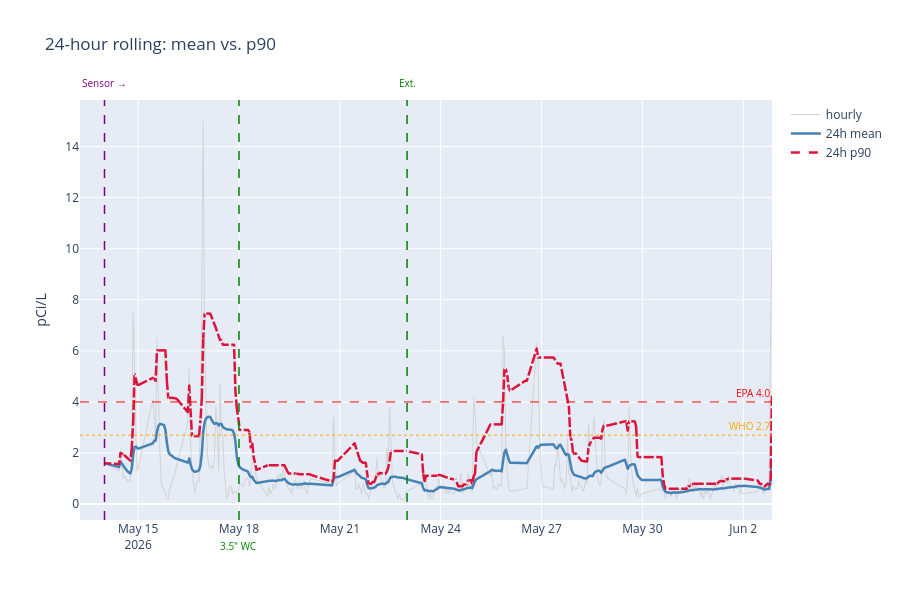

Notebook code for this chart:
### Markdown cell above
## 24-hour rolling: mean vs. p90

The 24-hour rolling mean (blue) shows the typical level over the prior day. The 24-hour rolling 90th percentile (red, dashed) shows what level the worst 10% of hours in that window hit. The gap between them is informative: a low rolling mean alongside a high rolling p90 indicates the system is "mostly working but occasionally failing" — a failure mode that a mean-only chart hides.

Hourly readings are shown in light gray for context. The 7-day window is omitted here because the post-move dataset spans less than 3 weeks; daily-level smoothing is already covered in the daily-distribution chart above.

### Code cell
window_24h = df_post['radon'].rolling('24h')

ma = pd.DataFrame({
    'hourly':  df_post['radon'],
    '24h mean': window_24h.mean(),
    '24h p90':  window_24h.quantile(0.9),
})

fig = px.line(ma, title='24-hour rolling: mean vs. p90',
              labels={'value': 'pCi/L', 'ts': '', 'variable': ''})
fig.update_traces(selector=dict(name='hourly'),   line=dict(color='lightgray', width=1))
fig.update_traces(selector=dict(name='24h mean'), line=dict(color='steelblue', width=2.5))
fig.update_traces(selector=dict(name='24h p90'),  line=dict(color='crimson', width=2.5, dash='dash'))
annotate(fig, events=EVENTS_POST)
fig.show()

### Figure 1 — Plotly figure (JSON) as saved in the notebook; plotly's stock layout.template omitted (floating-point values rounded to 4 significant figures; data arrays with more than 128 entries replaced by an {"elided": "..."} marker saying what was removed)
{"data": [{"hovertemplate": "=%{x}<br>pCi/L=%{y}<extra></extra>", "legendgroup": "hourly", "line": {"color": "lightgray", "dash": "solid", "width": 1}, "marker": {"symbol": "circle"}, "mode": "lines", "name": "hourly", "showlegend": true, "type": "scattergl", "x": {"elided": "346 str values"}, "xaxis": "x", "y": {"elided": "346 float values"}, "yaxis": "y"}, {"hovertemplate": "=%{x}<br>pCi/L=%{y}<extra></extra>", "legendgroup": "24h mean", "line": {"color": "steelblue", "dash": "solid", "width": 2.5}, "marker": {"symbol": "circle"}, "mode": "lines", "name": "24h mean", "showlegend": true, "type": "scattergl", "x": {"elided": "346 str values"}, "xaxis": "x", "y": {"elided": "346 float values"}, "yaxis": "y"}, {"hovertemplate": "=%{x}<br>pCi/L=%{y}<extra></extra>", "legendgroup": "24h p90", "line": {"color": "crimson", "dash": "dash", "width": 2.5}, "marker": {"symbol": "circle"}, "mode": "lines", "name": "24h p90", "showlegend": true, "type": "scattergl", "x": {"elided": "346 str values"}, "xaxis": "x", "y": {"elided": "346 float values"}, "yaxis": "y"}], "layout": {"annotations": [{"font": {"color": "red", "size": 10}, "showarrow": false, "text": "EPA 4.0", "x": 1, "xanchor": "right", "xref": "x domain", "y": 4, "yanchor": "bottom", "yref": "y"}, {"font": {"color": "orange", "size": 10}, "showarrow": false, "text": "WHO 2.7", "x": 1, "xanchor": "right", "xref": "x domain", "y": 2.7, "yanchor": "bottom", "yref": "y"}, {"font": {"color": "purple", "size": 10}, "showarrow": false, "text": "Sensor →", "x": "2026-05-14T00:00:00", "xanchor": "center", "xref": "x", "y": 1.02, "yanchor": "bottom", "yref": "y domain"}, {"font": {"color": "green", "size": 10}, "showarrow": false, "text": "3.5\" WC", "x": "2026-05-18T00:00:00", "xanchor": "center", "xref": "x", "y": -0.04, "yanchor": "top", "yref": "y domain"}, {"font": {"color": "green", "size": 10}, "showarrow": false, "text": "Ext.", "x": "2026-05-23T00:00:00", "xanchor": "center", "xref": "x", "y": 1.02, "yanchor": "bottom", "yref": "y domain"}], "height": 600, "legend": {"title": {"text": ""}, "tracegroupgap": 0}, "shapes": [{"line": {"color": "red", "dash": "dash", "width": 1}, "type": "line", "x0": 0, "x1": 1, "xref": "x domain", "y0": 4, "y1": 4, "yref": "y"}, {"line": {"color": "orange", "dash": "dot", "width": 1}, "type": "line", "x0": 0, "x1": 1, "xref": "x domain", "y0": 2.7, "y1": 2.7, "yref": "y"}, {"line": {"color": "purple", "dash": "dash", "width": 1.5}, "type": "line", "x0": "2026-05-14T00:00:00", "x1": "2026-05-14T00:00:00", "xref": "x", "y0": 0, "y1": 1, "yref": "y domain"}, {"line": {"color": "green", "dash": "dash", "width": 1.5}, "type": "line", "x0": "2026-05-18T00:00:00", "x1": "2026-05-18T00:00:00", "xref": "x", "y0": 0, "y1": 1, "yref": "y domain"}, {"line": {"color": "green", "dash": "dash", "width": 1.5}, "type": "line", "x0": "2026-05-23T00:00:00", "x1": "2026-05-23T00:00:00", "xref": "x", "y0": 0, "y1": 1, "yref": "y domain"}], "title": {"text": "24-hour rolling: mean vs. p90"}, "xaxis": {"anchor": "y", "domain": [0, 1], "title": {"text": ""}}, "yaxis": {"anchor": "x", "domain": [0, 1], "title": {"text": "pCi/L"}}}}
